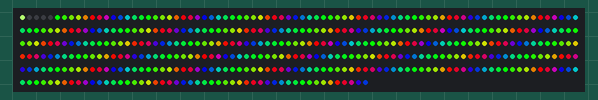
Recording of a sketch running on a simulated Arduino Uno, built with avr-gcc and run on an emulated ATmega328P. Parts: 450 RGB LEDs in strip order, left to right, continuing on the next row. Colours are those a GRB WS2812 strip shows for the declared byte order.

Above: at 3.07 s.
At 7.64 s:
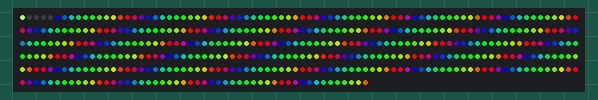
At 12.21 s:
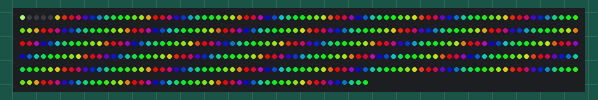
At 21.45 s:
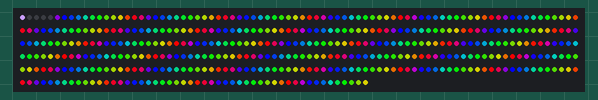
At 30.68 s:
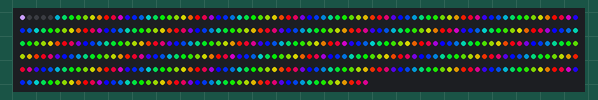
At 39.92 s:
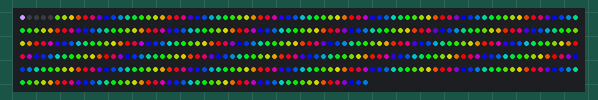

The sketch:

Temperatura.ino
```cpp
#include <FastLED.h>

#define LED_PIN     5

#define NUM_LEDS    450
#define CHIPSET     WS2813
#define COLOR_ORDER RGB
CRGB leds[NUM_LEDS];

#define BRIGHTNESS  254


#define TEMPERATURE_1 Tungsten100W
#define TEMPERATURE_2 OvercastSky

#define DISPLAYTIME 20
#define BLACKTIME   0

void loop()
{
  static uint8_t starthue = 0;
  fill_rainbow( leds + 5, NUM_LEDS - 5, --starthue, 20);

  uint8_t secs = (millis() / 1000) % (DISPLAYTIME * 2);
  if( secs < DISPLAYTIME) {
    FastLED.setTemperature( TEMPERATURE_1 );
    leds[0] = TEMPERATURE_1;
  } else {
    FastLED.setTemperature( TEMPERATURE_2 );
    leds[0] = TEMPERATURE_2;
  }

  if( (secs % DISPLAYTIME) < BLACKTIME) {
    memset8( leds, 0, NUM_LEDS * sizeof(CRGB));
  }

  FastLED.show();
  FastLED.delay(8);
}

void setup() {
  delay( 3000 );
  FastLED.addLeds<CHIPSET, LED_PIN, COLOR_ORDER>(leds, NUM_LEDS).setCorrection( TypicalSMD5050 );
  FastLED.setBrightness( BRIGHTNESS );
}
```
